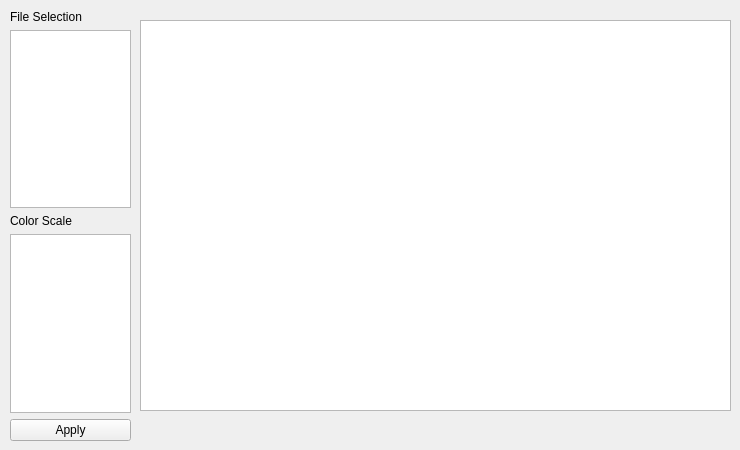
               <widget class="QWidget" name="page_40">
                <widget class="QGraphicsView" name="graphicsView_Vis_Res_cSca_Disp_5">
                 <property name="geometry">
                  <rect>
                   <x>140</x>
                   <y>20</y>
                   <width>591</width>
                   <height>391</height>
                  </rect>
                 </property>
                </widget>
                <widget class="QWidget" name="verticalLayoutWidget_20">
                 <property name="geometry">
                  <rect>
                   <x>10</x>
                   <y>10</y>
                   <width>121</width>
                   <height>431</height>
                  </rect>
                 </property>
                 <layout class="QVBoxLayout" name="verticalLayout_22">
                  <item>
                   <widget class="QLabel" name="label_Vis_Res_cSca_fSele_5">
                    <property name="text">
                     <string>File Selection</string>
                    </property>
                   </widget>
                  </item>
                  <item>
                   <widget class="QListWidget" name="listWidget_Vis_Res_cSca_fSele_5"/>
                  </item>
                  <item>
                   <widget class="QLabel" name="label_Vis_Res_cSca_cSca_4">
                    <property name="text">
                     <string>Color Scale</string>
                    </property>
                   </widget>
                  </item>
                  <item>
                   <widget class="QListWidget" name="listWidget_Vis_Res_cSca_cSca_4"/>
                  </item>
                  <item>
                   <widget class="QPushButton" name="pushButton_Vis_Res_cSca_Apply_3">
                    <property name="text">
                     <string>Apply</string>
                    </property>
                   </widget>
                  </item>
                 </layout>
                </widget>
               </widget>
